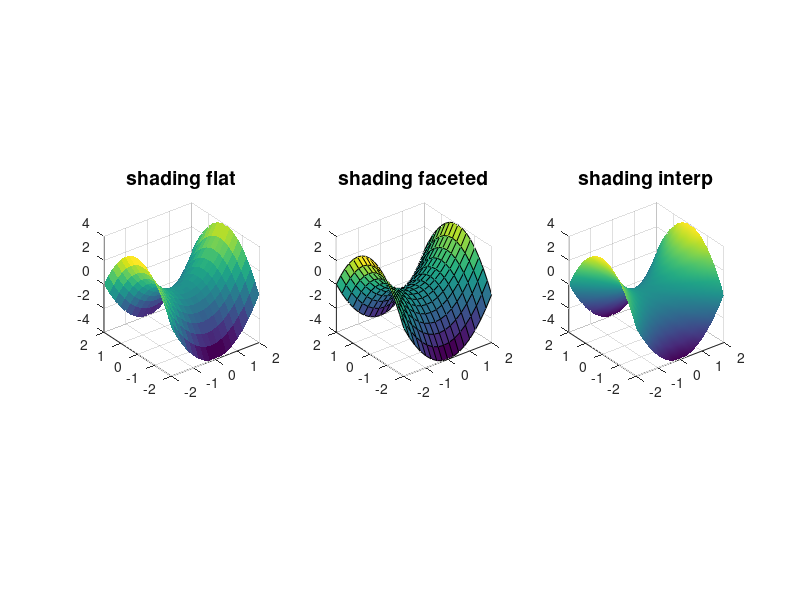

MATLAB code to generate this figure:
[X,Y]=meshgrid(-2:0.25:2);
Z=X.^2-Y.^2;
subplot(1,3,1)
surf(X,Y,Z);
axis square
shading flat
title('shading flat','FontSize',14)

subplot(1,3,2)
surf(X,Y,Z);
axis square
shading faceted
title('shading faceted','FontSize',14)

subplot(1,3,3)
surf(X,Y,Z);
axis square
shading interp
title('shading interp','FontSize',14)
